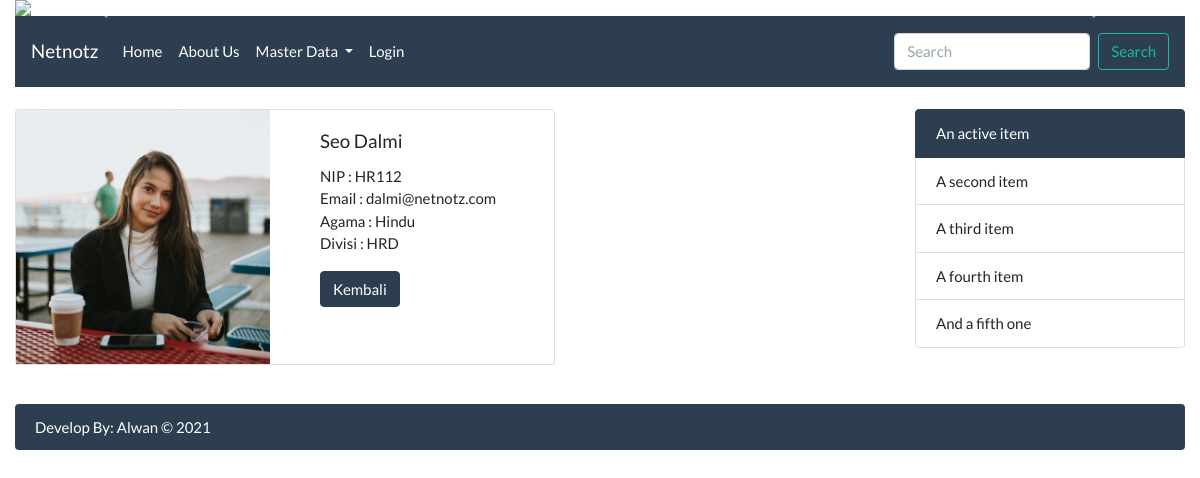
Page /index.php?hal=detailPegawai&id=5 on the committed database.
### tables this page shows
CREATE TABLE `pegawai` (
  `id` int(11) NOT NULL,
  `nip` varchar(5) NOT NULL,
  `nama` varchar(50) NOT NULL,
  `email` varchar(5) NOT NULL,
  `agama` enum('Islam','Kristen','Protestan','Hindu','Budha','Konghucu') NOT NULL,
  `iddivisi` int(11) NOT NULL,
  `foto` varchar(30) DEFAULT NULL
);

CREATE TABLE `divisi` (
  `id` int(11) NOT NULL,
  `nama` varchar(50) NOT NULL
);

### index.php (called while the page is built, shortened)
<?php
include_once 'kode_atas.php';
include_once 'header.php';
include_once 'menu.php';
include_once 'main.php';
include_once 'sidebar.php';
include_once 'footer.php';
include_once 'kode_bawah.php';

### models/Pegawai.php (called while the page is built, shortened)
<?php
class Pegawai{
  private $koneksi;
  public function __construct()
  {
    global $dbh;
    $this->koneksi = $dbh;
  }
  public function getPegawai($id){
    $sql = "SELECT pegawai.*, divisi.nama AS divisi FROM pegawai
            INNER JOIN divisi ON divisi.id = pegawai.iddivisi
            WHERE pegawai.id = ?";
    $ps = $this->koneksi->prepare($sql);
    $ps->execute([$id]);
    $rs = $ps->fetch();
    return $rs;
  }
}

### detailPegawai.php (the view)
<?php
require_once 'models/Pegawai.php';
$id = $_REQUEST['id'];
$obj = new Pegawai();
$rs = $obj->getPegawai($id);
?>
<div class="card mb-3" style="max-width: 540px;">
  <div class="row no-guuters">
    <div class="col-md-6">
      <?php
        $gambar = (!empty($rs['foto'])) ? $rs['foto'] : "no_image.jpg";
      ?>
      <img src="images/<?= $gambar ?>" class="img-fluid">
    </div>
    <div class="col-md-6">
      <div class="card-body">
        <h5 class="card-title"><?= $rs['nama'] ?></h5>
        <p class="card-text">
          NIP : <?= $rs['nip'] ?>
          </br>Email : <?= $rs['email'] ?>@netnotz.com
          </br>Agama : <?= $rs['agama'] ?>
          </br>Divisi : <?= $rs['divisi'] ?>
        </p>
        <a href="index.php?hal=dataPegawai" class="btn btn-primary">Kembali</a>
      </div>
    </div>
  </div>
</div>

### rows in the picture
pegawai: foto (picture), nama "Seo Dalmi", nip "HR112", email "dalmi", agama "Hindu", iddivisi.nama "HRD"
